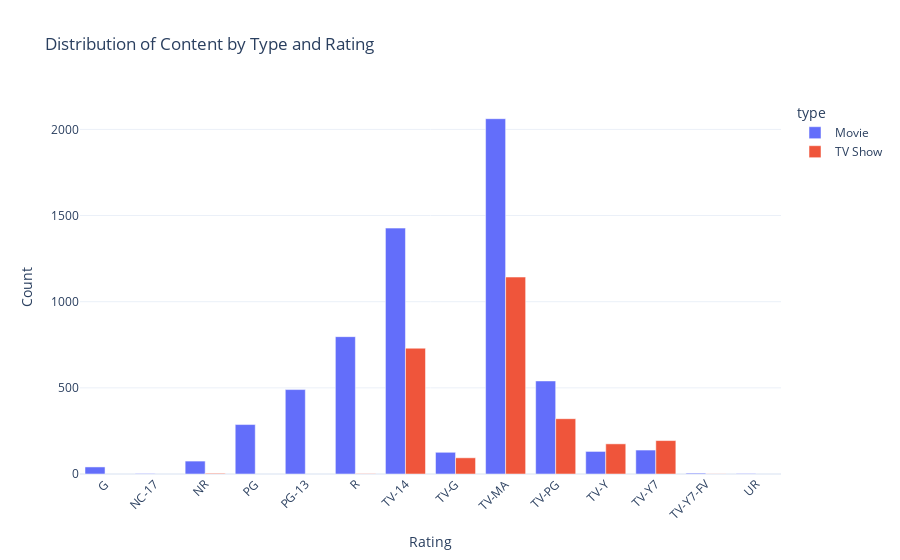

The notebook cell this image was saved under:
### Markdown cell above
Interactive PLotly Graph for Content Type vs Rating

### Code cell
import plotly.express as px
import pandas as pd

# Sample groupby (replace 'df' with your actual cleaned DataFrame)
type_rating = df.groupby(['type', 'rating']).size().reset_index(name='count')

# Interactive Plotly bar chart
fig = px.bar(
    type_rating,
    x='rating',
    y='count',
    color='type',
    barmode='group',
    title='Distribution of Content by Type and Rating',
    labels={'rating': 'Rating', 'count': 'Count'}
)

fig.update_layout(
    xaxis_tickangle=-45,
    template='plotly_white'
)

fig.show()

### Figure 1 — Plotly figure (JSON) as saved in the notebook; plotly's stock layout.template omitted (floating-point values rounded to 4 significant figures)
{"data": [{"alignmentgroup": "True", "hovertemplate": "type=Movie<br>Rating=%{x}<br>Count=%{y}<extra></extra>", "legendgroup": "Movie", "marker": {"color": "#636efa", "pattern": {"shape": ""}}, "name": "Movie", "offsetgroup": "Movie", "orientation": "v", "showlegend": true, "textposition": "auto", "type": "bar", "x": ["G", "NC-17", "NR", "PG", "PG-13", "R", "TV-14", "TV-G", "TV-MA", "TV-PG", "TV-Y", "TV-Y7", "TV-Y7-FV", "UR"], "xaxis": "x", "y": [41, 3, 75, 287, 490, 797, 1427, 126, 2062, 540, 131, 139, 5, 3], "yaxis": "y"}, {"alignmentgroup": "True", "hovertemplate": "type=TV Show<br>Rating=%{x}<br>Count=%{y}<extra></extra>", "legendgroup": "TV Show", "marker": {"color": "#EF553B", "pattern": {"shape": ""}}, "name": "TV Show", "offsetgroup": "TV Show", "orientation": "v", "showlegend": true, "textposition": "auto", "type": "bar", "x": ["NR", "R", "TV-14", "TV-G", "TV-MA", "TV-PG", "TV-Y", "TV-Y7", "TV-Y7-FV"], "xaxis": "x", "y": [4, 2, 730, 94, 1143, 321, 175, 194, 1], "yaxis": "y"}], "layout": {"barmode": "group", "legend": {"title": {"text": "type"}, "tracegroupgap": 0}, "title": {"text": "Distribution of Content by Type and Rating"}, "xaxis": {"anchor": "y", "domain": [0, 1], "tickangle": -45, "title": {"text": "Rating"}}, "yaxis": {"anchor": "x", "domain": [0, 1], "title": {"text": "Count"}}}}
